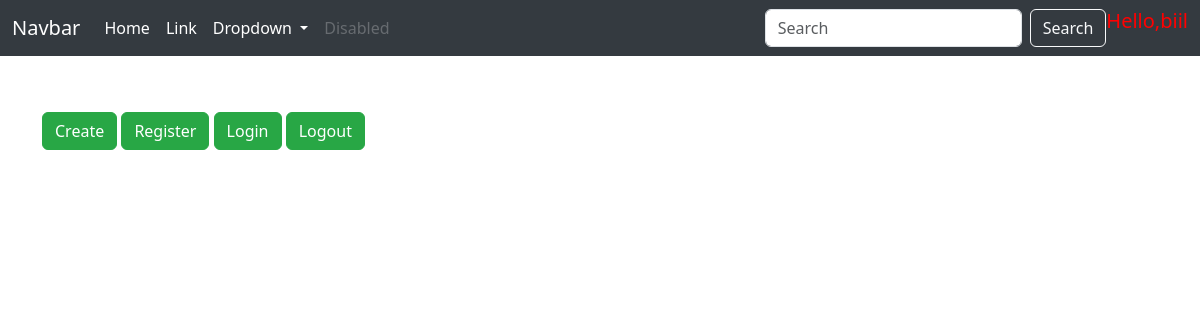
The page /retreive/ (signed in) on the database as committed earlier.
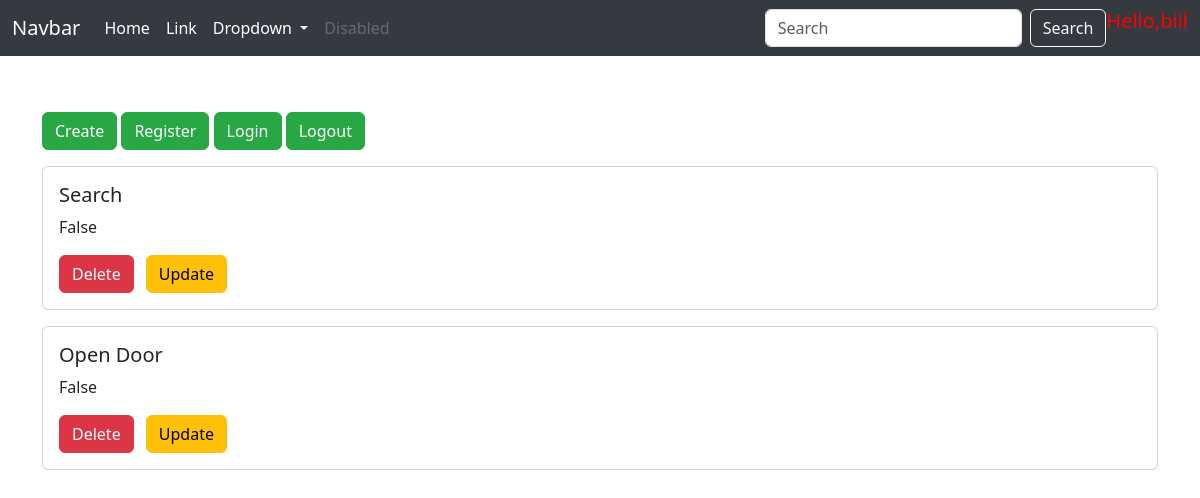
The same page on the database as committed later.
### todoapp/models.py (models this page shows, shortened)
class TODO(models.Model):
    title = models.CharField(max_length=100)
    description = models.TextField()
    is_done = models.BooleanField(default=False)
    user = models.ForeignKey(User, on_delete=models.CASCADE,blank=True,null=True)
    image = models.ImageField(upload_to= 'images/', blank=True,null=True)

### todoapp/views.py (the view)
# urls.py: path('retreive/',views.retreive,name='retreive'),
def retreive(request):
    try:
        todos = TODO.objects.filter(user=request.user)
    except:
        todos = []
    return render(request,'retreive.html',{'todos':todos})

### templates/retreive.html (shortened to what this page needs)
<!doctype html>
<html lang="en">
<head>
  <link href="https://cdn.jsdelivr.net/npm/bootstrap@5.3.3/dist/css/bootstrap.min.css" rel="stylesheet">
</head>
<body>
  <nav class="navbar navbar-expand-lg navbar-dark fixed-top">
    <div class="container-fluid">
      <a class="navbar-brand" href="#">Navbar</a>
      <div class="collapse navbar-collapse" id="navbarSupportedContent">
        <ul class="navbar-nav me-auto mb-2 mb-lg-0">
          <li class="nav-item">
            <a class="nav-link active" aria-current="page" href="#">Home</a>
          </li>
          <li class="nav-item">
            <a class="nav-link" href="#">Link</a>
          </li>
          <li class="nav-item dropdown">
            <a class="nav-link dropdown-toggle" href="#" role="button" data-bs-toggle="dropdown" aria-expanded="false">
              Dropdown
            </a>
          </li>
          <li class="nav-item">
            <a class="nav-link disabled" aria-disabled="true">Disabled</a>
          </li>
        </ul>
        <form class="d-flex" role="search" action="{% url 'search' %}">
          <input class="form-control me-2" type="search" placeholder="Search" aria-label="Search" name="query">
          <button class="btn btn-outline-light" type="submit" >Search</button>
          <h5 style="color: red;">Hello,{{user.username}}</h5>
        </form>
      </div>
    </div>
  </nav>
  <div class="container mt-5">
    <a href="/create"><button type="button" class="btn btn-success mb-3">Create</button></a>
    <a href="/register"><button type="button" class="btn btn-success mb-3">Register</button></a>
    <a href="/login"><button type="button" class="btn btn-success mb-3">Login</button></a>
    <a href="{% url 'logout' %}"><button type="button" class="btn btn-success mb-3">Logout</button></a>
    {% for todo in todos %}
    <div class="card mb-3">
      <div class="card-body">
        <h5 class="card-title">{{ todo.title }}</h5>
        <p class="card-text">{{ todo.is_done }}</p>
        <a href="/delete/{{ todo.id }}"><button type="button" class="btn btn-danger me-2">Delete</button></a>
        <a href="/update/{{ todo.id }}"><button type="button" class="btn btn-warning">Update</button></a>
      </div>
    </div>
    {% endfor %}
  </div>
</body>
</html>

### templates/retreive.html (style rules this page uses)
body { padding-top: 4rem; }
.navbar { background-color: #343a40; }
.navbar-brand, .nav-link { color: #ffffff; }
.btn-success { background-color: #28a745; border-color: #28a745; }
.btn-danger { background-color: #dc3545; border-color: #dc3545; }
.btn-warning { background-color: #ffc107; border-color: #ffc107; }

Rows that differ between the two databases and show on the page:
added TODO: title "Search", is_done "False"
added TODO: title "Open Door", is_done "False"
